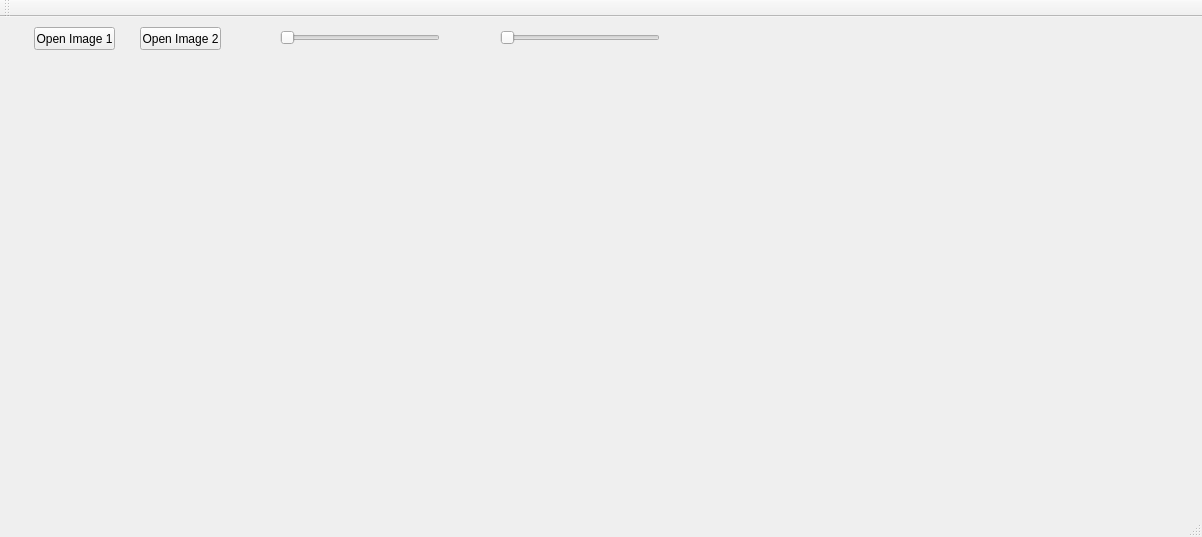
<?xml version="1.0" encoding="UTF-8"?>
<ui version="4.0">
 <class>MainWindow</class>
 <widget class="QMainWindow" name="MainWindow">
  <property name="geometry">
   <rect>
    <x>0</x>
    <y>0</y>
    <width>1202</width>
    <height>537</height>
   </rect>
  </property>
  <property name="windowTitle">
   <string>MainWindow</string>
  </property>
  <widget class="QWidget" name="centralWidget">
   <widget class="QPushButton" name="pushButton">
    <property name="geometry">
     <rect>
      <x>34</x>
      <y>10</y>
      <width>81</width>
      <height>23</height>
     </rect>
    </property>
    <property name="text">
     <string>Open Image 1</string>
    </property>
   </widget>
   <widget class="QLabel" name="label_Image1">
    <property name="geometry">
     <rect>
      <x>16</x>
      <y>62</y>
      <width>341</width>
      <height>321</height>
     </rect>
    </property>
    <property name="text">
     <string/>
    </property>
   </widget>
   <widget class="QLabel" name="label_Image2">
    <property name="geometry">
     <rect>
      <x>420</x>
      <y>60</y>
      <width>341</width>
      <height>321</height>
     </rect>
    </property>
    <property name="text">
     <string/>
    </property>
   </widget>
   <widget class="QLabel" name="label_Image3">
    <property name="geometry">
     <rect>
      <x>840</x>
      <y>60</y>
      <width>341</width>
      <height>321</height>
     </rect>
    </property>
    <property name="text">
     <string/>
    </property>
   </widget>
   <widget class="QPushButton" name="pushButton_2">
    <property name="geometry">
     <rect>
      <x>140</x>
      <y>10</y>
      <width>81</width>
      <height>23</height>
     </rect>
    </property>
    <property name="text">
     <string>Open Image 2</string>
    </property>
   </widget>
   <widget class="QSlider" name="horizontalSlider_Image1">
    <property name="geometry">
     <rect>
      <x>280</x>
      <y>10</y>
      <width>160</width>
      <height>22</height>
     </rect>
    </property>
    <property name="orientation">
     <enum>Qt::Horizontal</enum>
    </property>
   </widget>
   <widget class="QSlider" name="horizontalSlider_Image2">
    <property name="geometry">
     <rect>
      <x>500</x>
      <y>10</y>
      <width>160</width>
      <height>22</height>
     </rect>
    </property>
    <property name="orientation">
     <enum>Qt::Horizontal</enum>
    </property>
   </widget>
  </widget>
  <widget class="QMenuBar" name="menuBar">
   <property name="geometry">
    <rect>
     <x>0</x>
     <y>0</y>
     <width>1202</width>
     <height>21</height>
    </rect>
   </property>
  </widget>
  <widget class="QToolBar" name="mainToolBar">
   <attribute name="toolBarArea">
    <enum>TopToolBarArea</enum>
   </attribute>
   <attribute name="toolBarBreak">
    <bool>false</bool>
   </attribute>
  </widget>
  <widget class="QStatusBar" name="statusBar"/>
 </widget>
 <layoutdefault spacing="6" margin="11"/>
 <resources/>
 <connections/>
</ui>
